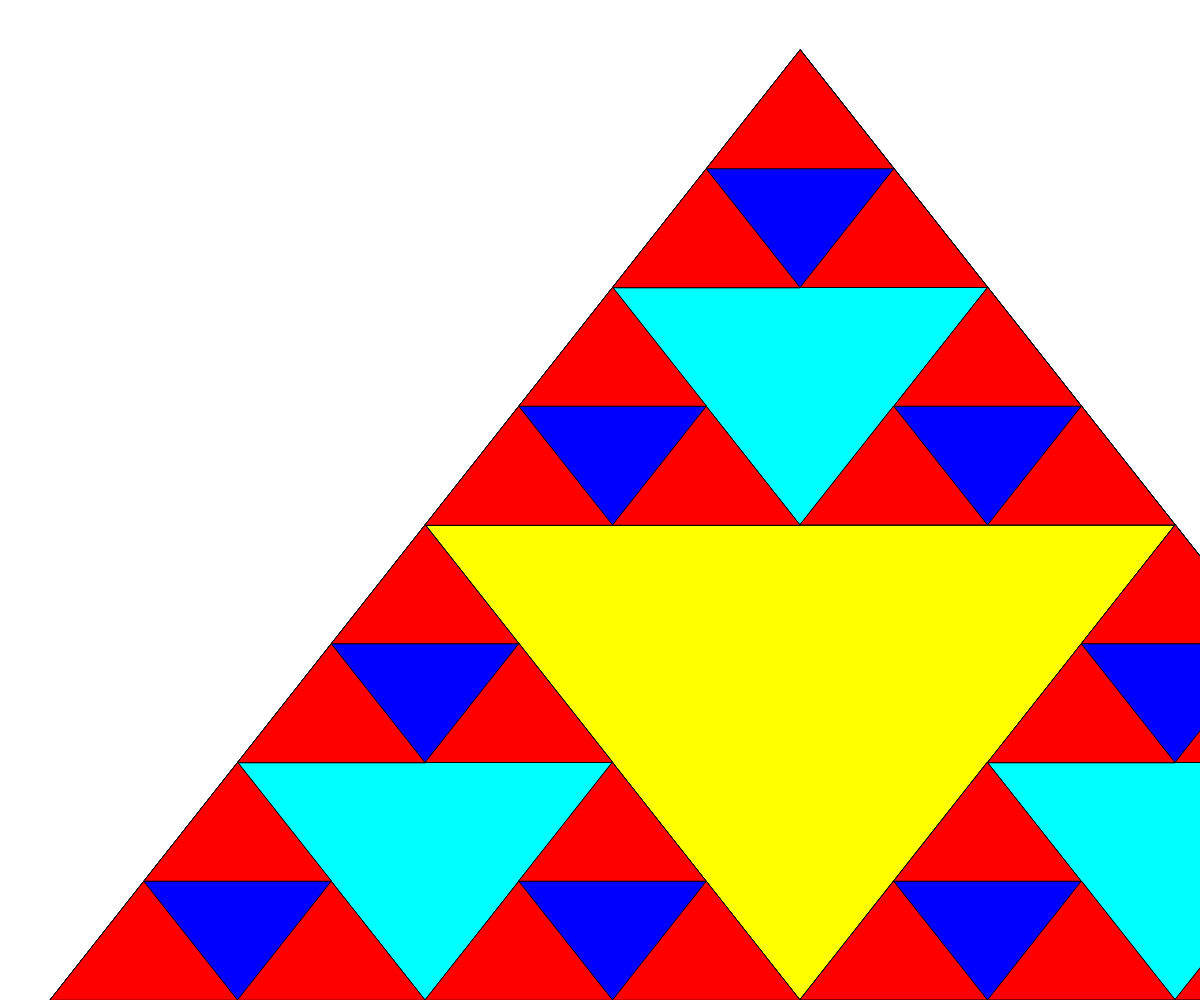
Frame 1 (no input)
Frame 60 (no input): identical to frame 1, image omitted
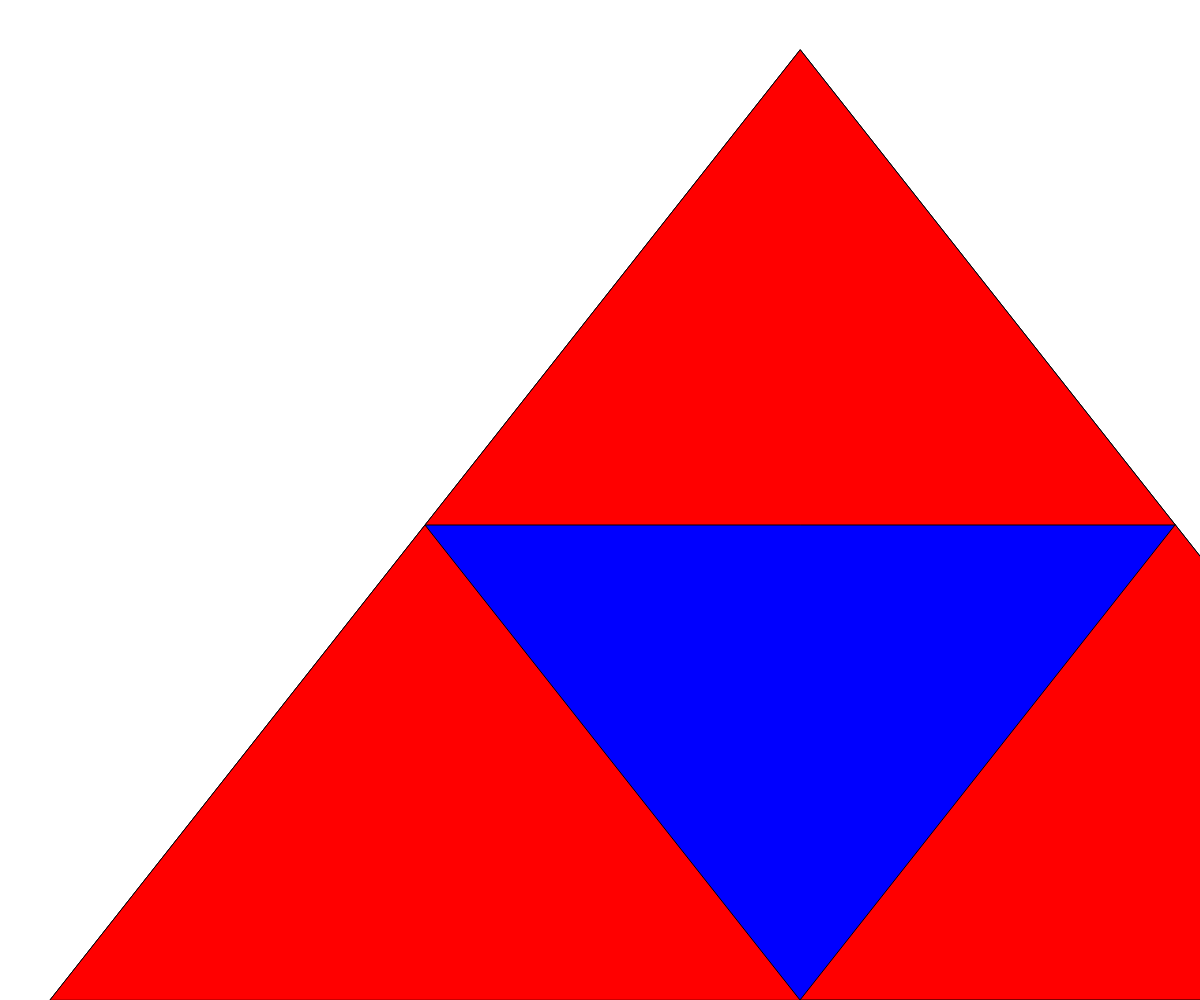
Frame 120 (the mouse pressed at the canvas centre since frame 60)

The p5.js sketch that drew these frames (run headless with seeded random() and noise() and a simulated clock; from frame 60 on, the mouse is pressed at the canvas centre):

// p5.js sketch
// ── sketch.js
// Project Title
// Your Name
// Date
//
// Extra for Experts:
// - describe what you did to take this project "above and beyond"
// Sierpinski Triangle Recursion Demo

let initialTriangle = [
  {x: 800, y: 50},
  {x: 50, y: 1000},
  {x: 1550, y: 1000}
];

let theDepth = 0;
let theColors = ["red","blue","cyan","yellow","pink","black","light blue","purple","grey"];

function setup() {
  createCanvas(windowWidth, windowHeight);
  sierpinski(initialTriangle, 3);
}

function draw() {
}

function mousePressed(){
  if(theDepth<8){
  theDepth++;
  background("white");
  sierpinski(initialTriangle,theDepth);
  }
}
function sierpinski(points, depth) {
  fill(theColors[depth]);
  triangle(points[0].x, points[0].y,
           points[1].x, points[1].y,
           points[2].x, points[2].y,
  );

  //base case
  if (depth > 0) {
    //top triangle
    sierpinski([points[0],
                midpoint(points[0], points[1]),
                midpoint(points[0], points[2])],
                depth - 1);

    //bottom right triangle
    sierpinski([points[2],
                midpoint(points[1], points[2]),
                midpoint(points[0], points[2])],
                depth - 1);

    //bottom left triangle
    sierpinski([points[1],
                midpoint(points[0], points[1]),
                midpoint(points[1], points[2])],
                depth - 1);
  }
}

function midpoint(point1, point2) {
  let midX = (point1.x + point2.x) / 2;
  let midY = (point1.y + point2.y) / 2;
  return {x: midX, y: midY};
}
